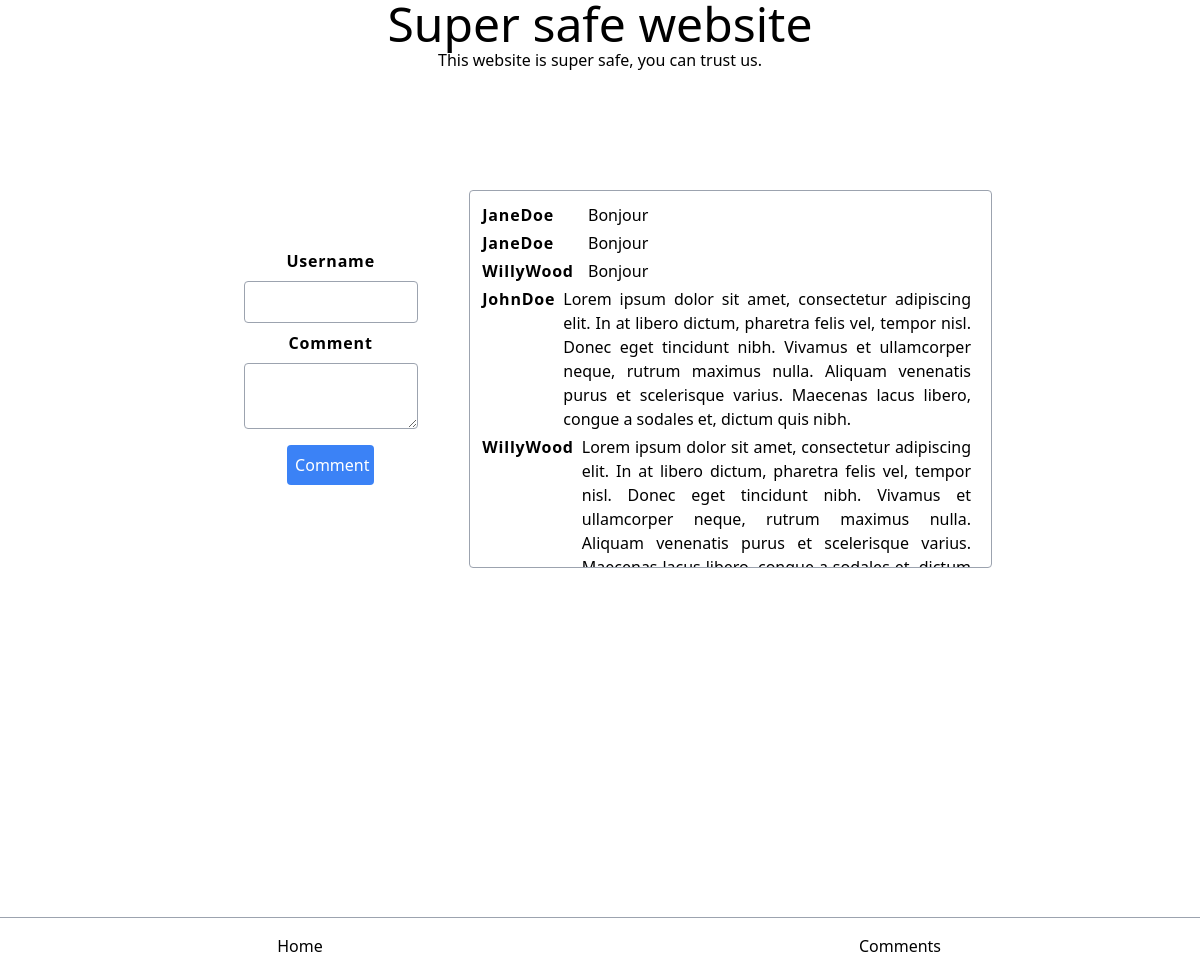
The page /comments.php on the database its author committed.
### tables this page shows
CREATE TABLE `commentaires` (
  `id` int(11) NOT NULL,
  `nomdutilisateur` int(11) NOT NULL,
  `commentaire` varchar(4096) NOT NULL
);

CREATE TABLE `utilisateur` (
  `id` int(11) NOT NULL,
  `nomdutilisateur` varchar(20) DEFAULT NULL,
  `donneespersonnelles` varchar(4096) NOT NULL
);

### comments.php (the view, shortened to what this page needs)
    <script src="https://cdn.tailwindcss.com"></script>
<body class="w-screen h-screen flex flex-col justify-center items-center">
<div class="min-h-screen w-2/3 m-5 pb-14 flex flex-col items-center">
    <?php
    include "./user/conn.php";
    function get_username($connection, $user_id){
        $sql = "select * from utilisateur where id='$user_id'";
        $result = $connection->query($sql);
        if ($result->num_rows > 0) {
            $row = $result->fetch_assoc();
            return $row['nomdutilisateur'];
        } else {
            return "Unknown";
        }
    }
    ?>
    <div class="mb-6">
        <h1 class="text-5xl text-center">Super safe website</h1>
        <p class="text-center">This website is super safe, you can trust us.</p>
    </div>
    <div class="w-full flex justify-center items-center">
        <form
            action="comments.php"
            method="post"
            class="w-1/3 flex flex-col justify-center items-center"
        >
            <label for="username" class="font-bold tracking-wider">Username</label>
            <input
                type="text"
                name="username"
                required
                class="w-2/3 border border-gray-400 p-2 pr-0 m-2 rounded"
            />
            <label for="comment" class="font-bold tracking-wider">Comment</label>
            <textarea
                name="comment"
                required
                class="w-2/3 border border-gray-400 p-2 pr-0 m-2 rounded"
            ></textarea>
            <button
                type="submit"
                name="submit"
                value="submit"
                class="w-1/3 bg-blue-500 hover:bg-blue-700 text-white p-2 m-2 rounded"
            >
                Comment
            </button>
        </form>
        <div class="w-2/3 h-2/3 border border-gray-400 p-2 pr-0 m-2 rounded overflow-y-scroll overflow-x-hidden break-words">
            <?php
            $sql = "SELECT * FROM commentaires";
            $result = $conn->query($sql);
            while ($row = $result->fetch_assoc()) {
                ?>
                <div class="w-full flex items-start m-1 pr-6">
                    <p class="font-bold tracking-wider w-1/5"><?php echo get_username($conn, $row['nomdutilisateur']); ?></p>
                    <p class="ml-2 text-justify"><?php echo $row['commentaire']; ?></p>
                </div>
                <?php
            }
            ?>
        </div>
    </div>
</div>
<div class="h-14 fixed left-0 bottom-0 w-screen border-t border-gray-400 flex bg-white">
    <div class="w-1/2 hover:underline flex flex-col justify-center items-center">
        <a href="index.php">Home</a>
    </div>
    <div class="w-1/2 hover:underline flex flex-col justify-center items-center">
        <a href="comments.php">Comments</a>
    </div>
</div>
</body>

### rows shown on the page
commentaires: nomdutilisateur.nomdutilisateur "JaneDoe", commentaire "Bonjour"
commentaires: nomdutilisateur.nomdutilisateur "JaneDoe", commentaire "Bonjour"
commentaires: nomdutilisateur.nomdutilisateur "WillyWood", commentaire "Bonjour"
commentaires: nomdutilisateur.nomdutilisateur "JohnDoe", commentaire "Lorem ipsum dolor sit amet, consectetur adipiscing elit. In at libero dictum, pharetra felis vel, tempor nisl. Donec eget tincidunt nibh. Vivamus et ullamcorper neque, rutrum maximus nulla. Aliquam venenatis purus et scelerisque varius. Maecenas lacus libero, congue a sodales et, dictum quis nibh."
commentaires: nomdutilisateur.nomdutilisateur "WillyWood", commentaire "Lorem ipsum dolor sit amet, consectetur adipiscing elit. In at libero dictum, pharetra felis vel, tempor nisl. Donec eget tincidunt nibh. Vivamus et ullamcorper neque, rutrum maximus nulla. Aliquam venenatis purus et scelerisque varius.…"
